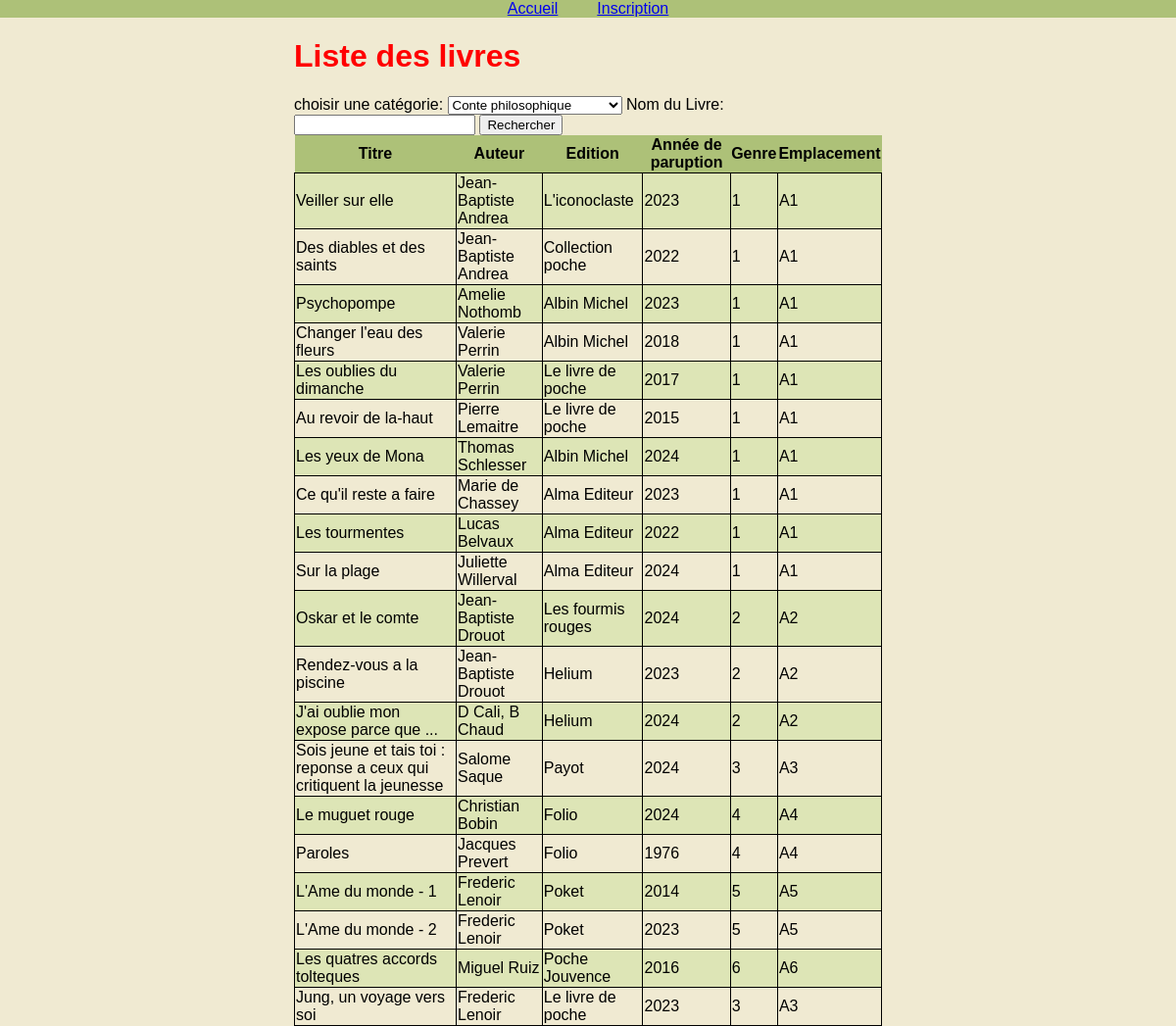
The page / on the database its author committed.
### tables this page shows
CREATE TABLE Book(
    id INT NOT NULL AUTO_INCREMENT,
    title VARCHAR(128) NOT NULL,
    author VARCHAR(128) NOT NULL,
    edition VARCHAR(64) NOT NULL,
    publication_year INT NOT NULL,
    genre INT NOT NULL,
    location VARCHAR(64) NOT NULL,
    borrowed_by INT,
    PRIMARY KEY(id),
    FOREIGN KEY(genre) REFERENCES Category(id),
    FOREIGN KEY(borrowed_by) REFERENCES Customer(id)
);

### controller/home.php (called while the page is built)
<?php
class HomeController extends Controller {
	public function render() {
		if ($_SERVER['REQUEST_METHOD'] == 'POST') {
			$title = isset($_POST['book_name']) ? $_POST['book_name'] : '';
			$books = $this->model->searchBookByName($title);
			if (empty($books)) {
				$idCategory = isset($_POST['categorie-select']) ? $_POST['categorie-select'] : '';
				$books = $this->model->getBooksByCategory($idCategory);
                $categories=$this->model->getAllCategories();
			}
		} else {
            $categories=$this->model->getAllCategories();
			$books = $this->model->getAllBooks();
		}
		require_once 'view/home.php';
	}
}

### controller/controller.php (called while the page is built, shortened)
<?php
class Controller {
    public function __construct() {
        $this->model = new Model();
    }
}

### model/model.php (called while the page is built, shortened)
<?php
class Model {
	private static $db;
	public function __construct() {
		try {
			self::$db = new PDO('mysql:host='.SERVER.';dbname='.BASE.';charset=utf8', USER, PASSWD);
		} catch (Exception $e) {
			die('Erreur : ' . $e->getMessage());
		}
	}
	public function executeRequest(string $requete, array $params = []) {
		try {
			$stmt = self::$db->prepare($requete);
			$stmt->execute($params);
			return $stmt->fetchAll(PDO::FETCH_ASSOC);
		} catch (Exception $e) {
			die('Erreur : ' . $e->getMessage());
		}
	}
	public function getAllBooks() {
		$requete = "SELECT * FROM BOOK";
		return $this->executeRequest($requete);
	}
    public function getAllCategories() {
        $requete = "SELECT * FROM CATEGORY";
        return $this->executeRequest($requete);
    }
}

### view/home.php (the view, shortened to what this page needs)
<main id="home">
	<h1>Liste des livres</h1>
	<form action="index.php?action=home" method="post">
        <label for="categorie-select">choisir une catégorie:</label>
        <select name="categorie" id="categorie-select">
            <?php foreach ($categories as $category) : ?>
                <option value="<?= $category['id'] ?>"><?= $category['name'] ?></option>
            <?php endforeach; ?>
        </select>
        <label for="book_name">Nom du Livre:</label>
        <input type="text" id="book_name" name="book_name">
        <button type="submit">Rechercher</button>
    </form>
	<table>
		<thead>
			<tr>
				<th>Titre</th>
				<th>Auteur</th>
				<th>Edition</th>
				<th>Année de paruption</th>
				<th>Genre</th>
				<th>Emplacement</th>
			</tr>
		</thead>
		<tbody>
			<?php foreach ($books as $book) : ?>
				<tr>
					<td><?= $book['title'] ?></td>
					<td><?= $book['author'] ?></td>
					<td><?= $book['edition'] ?></td>
					<td><?= $book['publication_year'] ?></td>
					<td><?= $book['genre'] ?></td>
					<td><?= $book['location'] ?></td>
				</tr>
			<?php endforeach; ?>
		</tbody>
	</table>
</main>
<?php
$content = ob_get_clean();
require_once 'view/layout/layout.php'; ?>

### index.php (shortened to what this page needs)
<?php
require_once 'model/model.php';
require_once 'controller/controller.php';
require_once 'controller/home.php';
if(isset($_GET['action'])) {
	switch($_GET['action']) {
		case 'home':
			$controller = new HomeController();
			$controller->render();
			break;
		case 'register':
			$controller = new RegisterController();
			$controller->render();
			break;
		default:
			header('Location: ./');
			break;
	}
}
else {
	$controller = new HomeController();
	$controller->render();
}

### view/layout/layout.php (shortened to what this page needs)
<!DOCTYPE html>
<html lang="fr">
<head>
	<link rel="stylesheet" href="css/layout.css">
	<link rel="stylesheet" href="css/home.css">
</head>
<body>
	<header>
		<nav>
			<ul>
				<li><a href="./">Accueil</a></li>
				<li><a href="index.php?action=register">Inscription</a></li>
			</ul>
		</nav>
	</header>
	<?= $content; ?>
</body>
</html>

### css/layout.css (style rules this page uses)
html { font-family: Arial, Helvetica, sans-serif; }
body { background-color: #f0ead2; margin: 0; }
header { background-color: #ADC178; position: sticky; top: 0; left: 0; right: 0; z-index: 1; }
header ul { display: flex; justify-content: center; align-items: center; list-style: none; margin: 0; padding: 0; }
header li { margin: 0 20px; }
main { margin: 0 auto; position: sticky; width: 50%; }

### css/home.css (style rules this page uses)
#home h1 { color: red; }
#home table { border-collapse: collapse; }
#home table tr:nth-child(odd) { background-color: #DDE5B6; }
#home table th { background-color: #ADC178; }
#home table td { border: 1px solid black; }

### rows shown on the page
book: title "Veiller sur elle", author "Jean-Baptiste Andrea", edition "L'iconoclaste", publication_year "2023", genre "1", location "A1"
book: title "Des diables et des saints", author "Jean-Baptiste Andrea", edition "Collection poche", publication_year "2022", genre "1", location "A1"
book: title "Psychopompe", author "Amelie Nothomb", edition "Albin Michel", publication_year "2023", genre "1", location "A1"
book: title "Changer l'eau des fleurs", author "Valerie Perrin", edition "Albin Michel", publication_year "2018", genre "1", location "A1"
book: title "Les oublies du dimanche", author "Valerie Perrin", edition "Le livre de poche", publication_year "2017", genre "1", location "A1"
book: title "Au revoir de la-haut", author "Pierre Lemaitre", edition "Le livre de poche", publication_year "2015", genre "1", location "A1"
book: title "Les yeux de Mona", author "Thomas Schlesser", edition "Albin Michel", publication_year "2024", genre "1", location "A1"
book: title "Ce qu'il reste a faire", author "Marie de Chassey", edition "Alma Editeur", publication_year "2023", genre "1", location "A1"
book: title "Les tourmentes", author "Lucas Belvaux", edition "Alma Editeur", publication_year "2022", genre "1", location "A1"
book: title "Sur la plage", author "Juliette Willerval", edition "Alma Editeur", publication_year "2024", genre "1", location "A1"
book: title "Oskar et le comte", author "Jean-Baptiste Drouot", edition "Les fourmis rouges", publication_year "2024", genre "2", location "A2"
book: title "Rendez-vous a la piscine", author "Jean-Baptiste Drouot", edition "Helium", publication_year "2023", genre "2", location "A2"
book: title "J'ai oublie mon expose parce que ...", author "D Cali, B Chaud", edition "Helium", publication_year "2024", genre "2", location "A2"
book: title "Sois jeune et tais toi : reponse a ceux qui critiquent la jeunesse", author "Salome Saque", edition "Payot", publication_year "2024", genre "3", location "A3"
book: title "Le muguet rouge", author "Christian Bobin", edition "Folio", publication_year "2024", genre "4", location "A4"
book: title "Paroles", author "Jacques Prevert", edition "Folio", publication_year "1976", genre "4", location "A4"
book: title "L'Ame du monde - 1", author "Frederic Lenoir", edition "Poket", publication_year "2014", genre "5", location "A5"
book: title "L'Ame du monde - 2", author "Frederic Lenoir", edition "Poket", publication_year "2023", genre "5", location "A5"
book: title "Les quatres accords tolteques", author "Miguel Ruiz", edition "Poche Jouvence", publication_year "2016", genre "6", location "A6"
book: title "Jung, un voyage vers soi", author "Frederic Lenoir", edition "Le livre de poche", publication_year "2023", genre "3", location "A3"

### other values the page prints
form field categorie "Conte philosophique"
